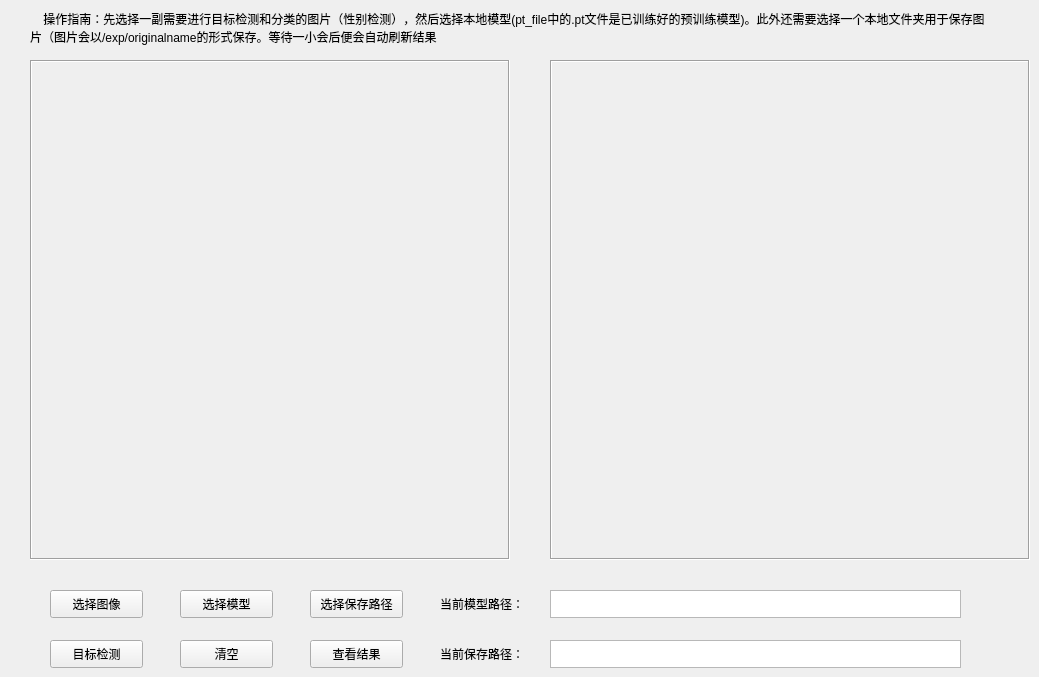
    <widget class="QWidget" name="tab_7">
     <property name="enabled">
      <bool>true</bool>
     </property>
     <attribute name="title">
      <string>7.目标检测</string>
     </attribute>
     <widget class="QLabel" name="label_54">
      <property name="geometry">
       <rect>
        <x>30</x>
        <y>60</y>
        <width>480</width>
        <height>500</height>
       </rect>
      </property>
      <property name="frameShape">
       <enum>QFrame::Box</enum>
      </property>
      <property name="frameShadow">
       <enum>QFrame::Sunken</enum>
      </property>
      <property name="text">
       <string/>
      </property>
     </widget>
     <widget class="QLabel" name="label_55">
      <property name="geometry">
       <rect>
        <x>550</x>
        <y>60</y>
        <width>480</width>
        <height>500</height>
       </rect>
      </property>
      <property name="frameShape">
       <enum>QFrame::Box</enum>
      </property>
      <property name="frameShadow">
       <enum>QFrame::Sunken</enum>
      </property>
      <property name="text">
       <string/>
      </property>
     </widget>
     <widget class="QPushButton" name="pushButton_32">
      <property name="enabled">
       <bool>true</bool>
      </property>
      <property name="geometry">
       <rect>
        <x>50</x>
        <y>590</y>
        <width>93</width>
        <height>28</height>
       </rect>
      </property>
      <property name="text">
       <string>选择图像</string>
      </property>
     </widget>
     <widget class="QPushButton" name="pushButton_71">
      <property name="enabled">
       <bool>true</bool>
      </property>
      <property name="geometry">
       <rect>
        <x>180</x>
        <y>590</y>
        <width>93</width>
        <height>28</height>
       </rect>
      </property>
      <property name="autoFillBackground">
       <bool>false</bool>
      </property>
      <property name="text">
       <string>选择模型</string>
      </property>
      <property name="checkable">
       <bool>false</bool>
      </property>
     </widget>
     <widget class="QPushButton" name="pushButton_72">
      <property name="geometry">
       <rect>
        <x>50</x>
        <y>640</y>
        <width>93</width>
        <height>28</height>
       </rect>
      </property>
      <property name="text">
       <string>目标检测</string>
      </property>
     </widget>
     <widget class="QPushButton" name="pushButton_73">
      <property name="geometry">
       <rect>
        <x>310</x>
        <y>640</y>
        <width>93</width>
        <height>28</height>
       </rect>
      </property>
      <property name="text">
       <string>查看结果</string>
      </property>
     </widget>
     <widget class="QPushButton" name="pushButton_74">
      <property name="geometry">
       <rect>
        <x>180</x>
        <y>640</y>
        <width>93</width>
        <height>28</height>
       </rect>
      </property>
      <property name="text">
       <string>清空</string>
      </property>
     </widget>
     <widget class="QPushButton" name="pushButton_75">
      <property name="geometry">
       <rect>
        <x>310</x>
        <y>590</y>
        <width>93</width>
        <height>28</height>
       </rect>
      </property>
      <property name="text">
       <string>选择保存路径</string>
      </property>
     </widget>
     <widget class="QLabel" name="label_56">
      <property name="geometry">
       <rect>
        <x>440</x>
        <y>590</y>
        <width>101</width>
        <height>28</height>
       </rect>
      </property>
      <property name="text">
       <string>当前模型路径：</string>
      </property>
     </widget>
     <widget class="QTextBrowser" name="textBrowser_6">
      <property name="geometry">
       <rect>
        <x>550</x>
        <y>590</y>
        <width>411</width>
        <height>28</height>
       </rect>
      </property>
      <property name="acceptDrops">
       <bool>false</bool>
      </property>
     </widget>
     <widget class="QLabel" name="label_57">
      <property name="geometry">
       <rect>
        <x>440</x>
        <y>640</y>
        <width>111</width>
        <height>28</height>
       </rect>
      </property>
      <property name="text">
       <string>当前保存路径：</string>
      </property>
     </widget>
     <widget class="QTextBrowser" name="textBrowser_7">
      <property name="geometry">
       <rect>
        <x>550</x>
        <y>640</y>
        <width>411</width>
        <height>28</height>
       </rect>
      </property>
     </widget>
     <widget class="QLabel" name="label_59">
      <property name="geometry">
       <rect>
        <x>30</x>
        <y>10</y>
        <width>961</width>
        <height>41</height>
       </rect>
      </property>
      <property name="text">
       <string>    操作指南：先选择一副需要进行目标检测和分类的图片（性别检测），然后选择本地模型(pt_file中的.pt文件是已训练好的预训练模型)。此外还需要选择一个本地文件夹用于保存图片（图片会以/exp/originalname的形式保存。等待一小会后便会自动刷新结果</string>
      </property>
      <property name="alignment">
       <set>Qt::AlignLeading|Qt::AlignLeft|Qt::AlignTop</set>
      </property>
      <property name="wordWrap">
       <bool>true</bool>
      </property>
     </widget>
    </widget>
